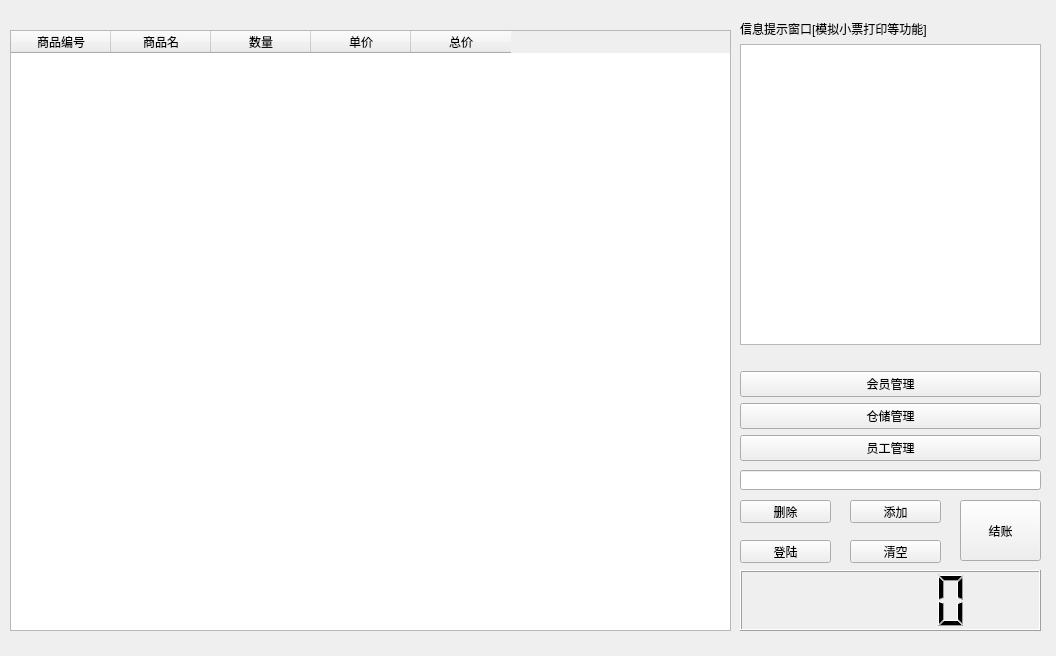
<?xml version="1.0" encoding="UTF-8"?>
<ui version="4.0">
 <class>Widget</class>
 <widget class="QWidget" name="Widget">
  <property name="geometry">
   <rect>
    <x>0</x>
    <y>0</y>
    <width>1056</width>
    <height>656</height>
   </rect>
  </property>
  <property name="windowTitle">
   <string>超市收银台-20172308002-王溯长</string>
  </property>
  <widget class="QPushButton" name="buttonCheckOut">
   <property name="geometry">
    <rect>
     <x>960</x>
     <y>500</y>
     <width>81</width>
     <height>61</height>
    </rect>
   </property>
   <property name="text">
    <string>结账</string>
   </property>
  </widget>
  <widget class="QLCDNumber" name="lcdNumber">
   <property name="geometry">
    <rect>
     <x>740</x>
     <y>570</y>
     <width>301</width>
     <height>61</height>
    </rect>
   </property>
  </widget>
  <widget class="QPushButton" name="buttonClear">
   <property name="geometry">
    <rect>
     <x>850</x>
     <y>540</y>
     <width>91</width>
     <height>23</height>
    </rect>
   </property>
   <property name="text">
    <string>清空</string>
   </property>
  </widget>
  <widget class="QTableWidget" name="tableWidget">
   <property name="geometry">
    <rect>
     <x>10</x>
     <y>30</y>
     <width>721</width>
     <height>601</height>
    </rect>
   </property>
   <column>
    <property name="text">
     <string>商品编号</string>
    </property>
   </column>
   <column>
    <property name="text">
     <string>商品名</string>
    </property>
   </column>
   <column>
    <property name="text">
     <string>数量</string>
    </property>
   </column>
   <column>
    <property name="text">
     <string>单价</string>
    </property>
   </column>
   <column>
    <property name="text">
     <string>总价</string>
    </property>
   </column>
  </widget>
  <widget class="QWidget" name="verticalLayoutWidget">
   <property name="geometry">
    <rect>
     <x>740</x>
     <y>20</y>
     <width>301</width>
     <height>441</height>
    </rect>
   </property>
   <layout class="QVBoxLayout" name="verticalLayout">
    <item>
     <widget class="QLabel" name="label">
      <property name="text">
       <string>信息提示窗口[模拟小票打印等功能]</string>
      </property>
     </widget>
    </item>
    <item>
     <widget class="QTextEdit" name="textEdit"/>
    </item>
    <item>
     <widget class="QLabel" name="labelUserLogin">
      <property name="text">
       <string/>
      </property>
     </widget>
    </item>
    <item>
     <widget class="QPushButton" name="buttonOpenUM">
      <property name="text">
       <string>会员管理</string>
      </property>
     </widget>
    </item>
    <item>
     <widget class="QPushButton" name="buttonOpenPM">
      <property name="text">
       <string>仓储管理</string>
      </property>
     </widget>
    </item>
    <item>
     <widget class="QPushButton" name="buttonOpenSM">
      <property name="text">
       <string>员工管理</string>
      </property>
     </widget>
    </item>
   </layout>
  </widget>
  <widget class="QLineEdit" name="lineEdit">
   <property name="geometry">
    <rect>
     <x>740</x>
     <y>470</y>
     <width>301</width>
     <height>20</height>
    </rect>
   </property>
  </widget>
  <widget class="QPushButton" name="buttonAddProduct_2">
   <property name="geometry">
    <rect>
     <x>850</x>
     <y>500</y>
     <width>91</width>
     <height>23</height>
    </rect>
   </property>
   <property name="text">
    <string>添加</string>
   </property>
  </widget>
  <widget class="QPushButton" name="buttonDelRow">
   <property name="geometry">
    <rect>
     <x>740</x>
     <y>500</y>
     <width>91</width>
     <height>23</height>
    </rect>
   </property>
   <property name="text">
    <string>删除</string>
   </property>
  </widget>
  <widget class="QPushButton" name="buttonDelRow_2">
   <property name="geometry">
    <rect>
     <x>740</x>
     <y>540</y>
     <width>91</width>
     <height>23</height>
    </rect>
   </property>
   <property name="text">
    <string>登陆</string>
   </property>
  </widget>
 </widget>
 <resources/>
 <connections/>
</ui>
